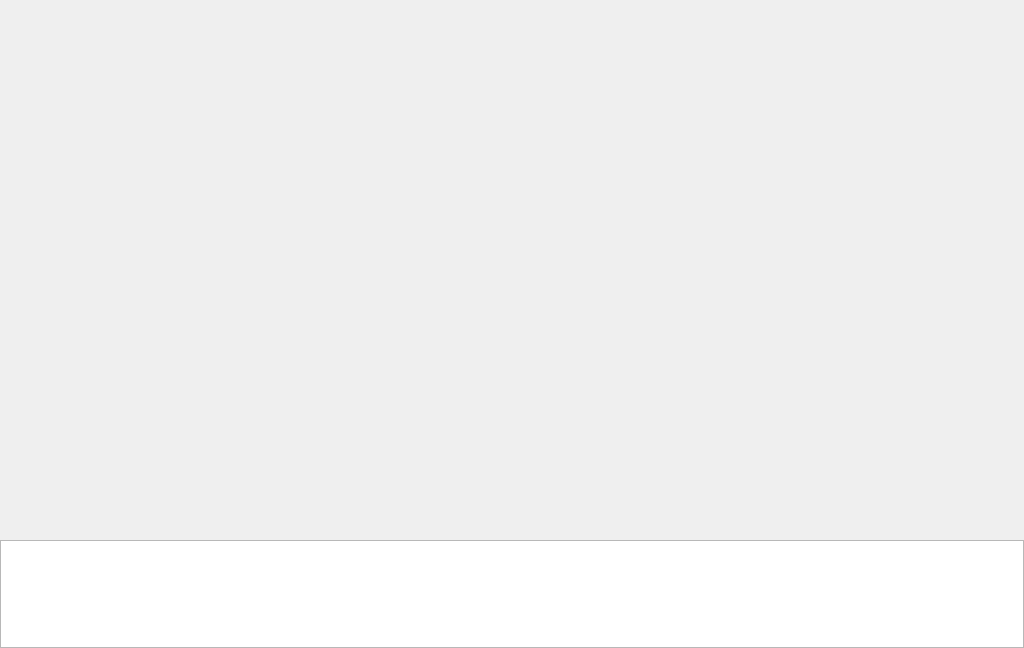
<?xml version="1.0" encoding="UTF-8"?>
<ui version="4.0">
 <class>SimulateWidget</class>
 <widget class="QWidget" name="SimulateWidget">
  <property name="geometry">
   <rect>
    <x>0</x>
    <y>0</y>
    <width>1024</width>
    <height>648</height>
   </rect>
  </property>
  <property name="windowTitle">
   <string notr="true">Form</string>
  </property>
  <layout class="QVBoxLayout" name="verticalLayout_2" stretch="5,1">
   <property name="spacing">
    <number>0</number>
   </property>
   <property name="leftMargin">
    <number>0</number>
   </property>
   <property name="topMargin">
    <number>0</number>
   </property>
   <property name="rightMargin">
    <number>0</number>
   </property>
   <property name="bottomMargin">
    <number>0</number>
   </property>
   <item>
    <widget class="ImageWidget" name="widget" native="true"/>
   </item>
   <item>
    <widget class="QListWidget" name="listWidget">
     <property name="flow">
      <enum>QListView::LeftToRight</enum>
     </property>
     <property name="batchSize">
      <number>90</number>
     </property>
    </widget>
   </item>
  </layout>
 </widget>
 <customwidgets>
  <customwidget>
   <class>ImageWidget</class>
   <extends>QWidget</extends>
   <header location="global">engineerset/imagewidget.h</header>
   <container>1</container>
  </customwidget>
 </customwidgets>
 <resources/>
 <connections/>
</ui>
